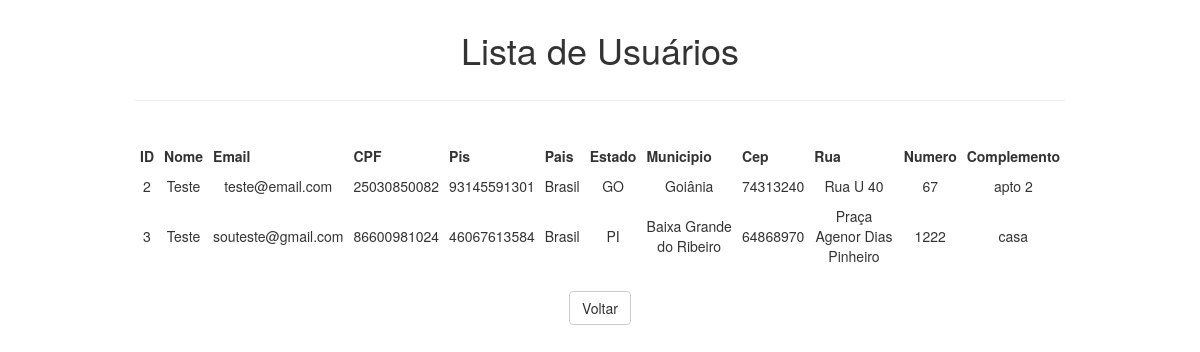
Screenshot of /lista with the database file from the repository.
### models.py (models this page shows, shortened)
class Usuarios(db.Model):
    __tablename__ = "usuarios"
    id = db.Column(db.Integer, primary_key=True, autoincrement=True, nullable=False)
    nome = db.Column(db.String(30), nullable=False)
    email = db.Column(db.String(30), unique=True, nullable=False)
    cpf = db.Column(db.String(11), unique=True, nullable=False)
    pis = db.Column(db.String(11), unique=True, nullable=False)
    senha = db.Column(db.String(32), nullable=False)
    pais = db.Column(db.String(15), nullable=False)
    estado = db.Column(db.String(2), nullable=False)
    municipio = db.Column(db.String(30), nullable=False)
    cep = db.Column(db.String(8), nullable=False)
    rua = db.Column(db.String(15), nullable=False)
    numero = db.Column(db.SmallInteger, nullable=False)
    complemento = db.Column(db.String(10), nullable=True)

### views.py (the view)
@app.route("/lista")
def lista():
    usuarios = Usuarios.query.all()
    return render_template("lista.html", usuarios=usuarios)

### templates/lista.html (shortened to what this page needs)
<!DOCTYPE html>
<html>
<head>
    <link rel="stylesheet" href="{{ url_for('static', filename='bootstrap.css') }}">
    <link rel="stylesheet" href="{{ url_for('static', filename='app.css') }}">
</head>
<body>
<div style="text-align:center">
<h1>Lista de Usuários</h1>
<div class="container" style="text-align:center">
        <hr>
        <table>
            <tr>
                <th style="padding:5px">ID</th>
                <th style="padding:5px">Nome</th>
                <th style="padding:5px">Email</th>
                <th style="padding:5px">CPF</th>
                <th style="padding:5px">Pis</th>
                <th style="padding:5px">Pais</th>
                <th style="padding:5px">Estado</th>
                <th style="padding:5px">Municipio</th>
                <th style="padding:5px">Cep</th>
                <th style="padding:5px">Rua</th>
                <th style="padding:5px">Numero</th>
                <th style="padding:5px">Complemento</th>
            </tr>
            <br>
            {% for usuario in usuarios %}
            <tr>
                <td style="padding:5px">{{ usuario.id }}</td>
                <td style="padding:5px">{{ usuario.nome }}</td>
                <td style="padding:5px">{{ usuario.email }}</td>
                <td style="padding:5px">{{ usuario.cpf }}</td>
                <td style="padding:5px">{{ usuario.pis }}</td>
                <td style="padding:5px">{{ usuario.pais }}</td>
                <td style="padding:5px">{{ usuario.estado }}</td>
                <td style="padding:5px">{{ usuario.municipio }}</td>
                <td style="padding:5px">{{ usuario.cep }}</td>
                <td style="padding:5px">{{ usuario.rua }}</td>
                <td style="padding:5px">{{ usuario.numero }}</td>
                <td style="padding:5px">{{ usuario.complemento }}</td>
            </tr>
            {% endfor %}
        </table>
        </div>
        <br>
        <a href="{{ url_for('logado') }}"><input type="button" class="btn btn-default" value="Voltar"></a>
    </div>
</body>
</html>

### static/app.css (style rules this page uses)
body { padding-top: 10px; }
.btn { margin-bottom: 10px; }
.container { border-radius: 4px; margin: auto; width: 80%; }
td { text-align: center; }

### rows the page displays
Usuarios: id "2", nome "Teste", email "teste@email.com", cpf "25030850082", pis "93145591301", pais "Brasil", estado "GO", municipio "Goiânia", cep "74313240", rua "Rua U 40", numero "67", complemento "apto 2"
Usuarios: id "3", nome "Teste", email "souteste@gmail.com", cpf "86600981024", pis "46067613584", pais "Brasil", estado "PI", municipio "Baixa Grande do Ribeiro", cep "64868970", rua "Praça Agenor Dias Pinheiro", numero "1222", complemento "casa"
